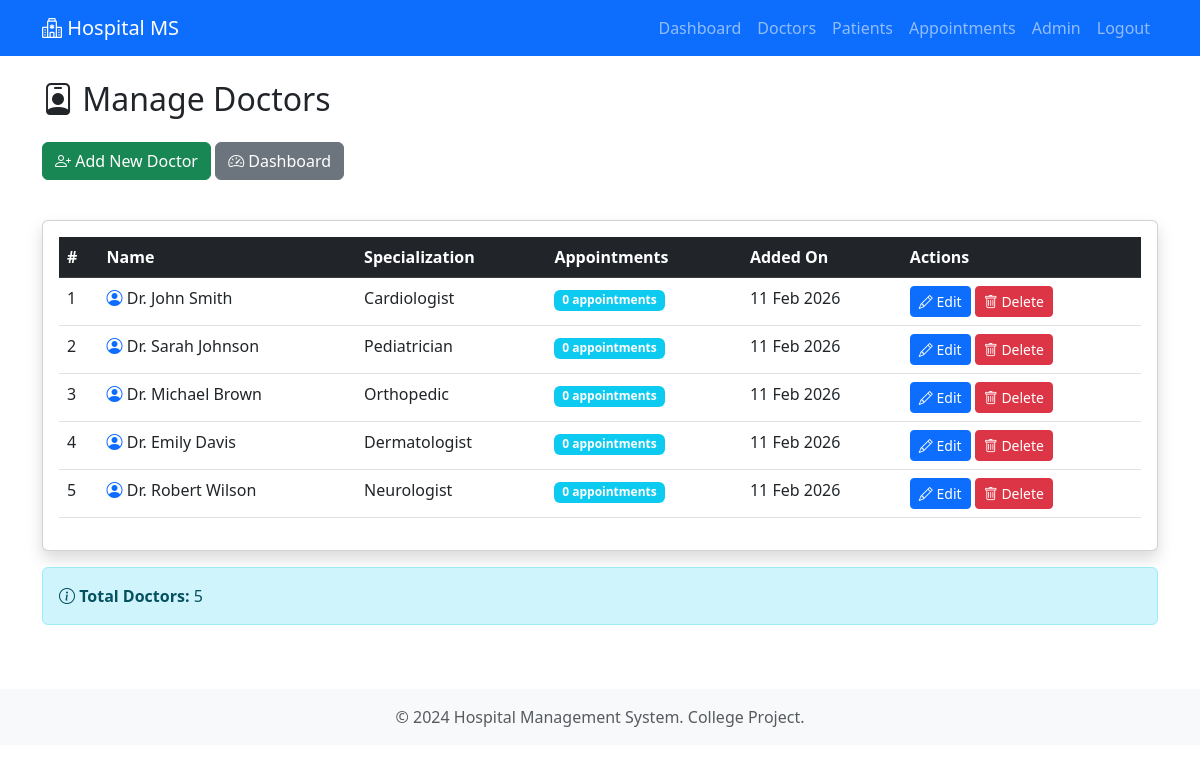
Before: /admin/doctors (signed in) with the older database file.
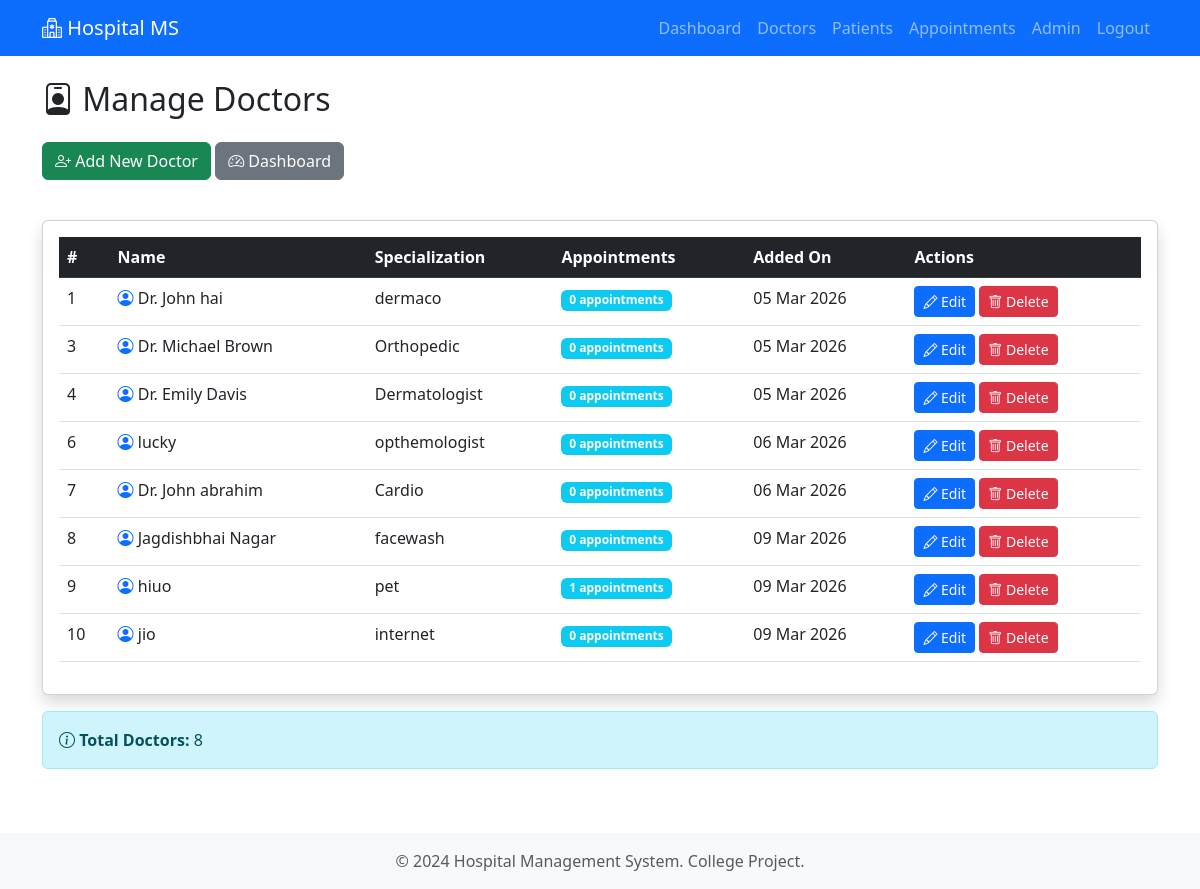
After: the same page with the newer database file.
### models.py (models this page shows, shortened)
class User(UserMixin, db.Model):
    __tablename__ = 'users'
    id = db.Column(db.Integer, primary_key=True)
    name = db.Column(db.String(100), nullable=False)
    email = db.Column(db.String(120), unique=True, nullable=False)
    password_hash = db.Column(db.String(255), nullable=False)
    role = db.Column(db.String(20), nullable=False, default='user')  # 'user' or 'admin'
    created_at = db.Column(db.DateTime, default=datetime.utcnow)
    appointments = db.relationship('Appointment', backref='patient', lazy=True, cascade='all, delete-orphan')
    @property
    def is_admin(self):
        return self.role == 'admin'

class Doctor(db.Model):
    __tablename__ = 'doctors'
    id = db.Column(db.Integer, primary_key=True)
    name = db.Column(db.String(100), nullable=False)
    specialization = db.Column(db.String(100), nullable=False)
    created_at = db.Column(db.DateTime, default=datetime.utcnow)
    appointments = db.relationship('Appointment', backref='doctor', lazy=True, cascade='all, delete-orphan')

### admin.py (the view)
@admin_bp.route('/doctors')
@login_required
@admin_required
def doctors():
    all_doctors = Doctor.query.all()
    return render_template('admin/doctors.html', doctors=all_doctors)

### admin.py (called while the page is built)
def admin_required(f):
    @wraps(f)
    def decorated_function(*args, **kwargs):
        if not current_user.is_admin:
            flash('Access denied. Admin privileges required.', 'danger')
            return redirect(url_for('user.dashboard'))
        return f(*args, **kwargs)
    return decorated_function

### app.py (called while the page is built)
@login_manager.user_loader
def load_user(user_id):
    return User.query.get(int(user_id))

### templates/admin/doctors.html (shortened to what this page needs)
{% extends "base.html" %}
{% block content %}
<div class="row">
    <div class="col-md-12">
        <h2 class="mb-4">
            <i class="bi bi-person-badge"></i> Manage Doctors
        </h2>
        <div class="mb-3">
            <a href="{{ url_for('admin.add_doctor') }}" class="btn btn-success">
                <i class="bi bi-person-plus"></i> Add New Doctor
            </a>
            <a href="{{ url_for('admin.dashboard') }}" class="btn btn-secondary">
                <i class="bi bi-speedometer2"></i> Dashboard
            </a>
        </div>
    </div>
</div>
<div class="row mt-4">
    <div class="col-md-12">
        {% if doctors %}
            <div class="card shadow">
                <div class="card-body">
                    <div class="table-responsive">
                        <table class="table table-hover">
                            <thead class="table-dark">
                                <tr>
                                    <th>#</th>
                                    <th>Name</th>
                                    <th>Specialization</th>
                                    <th>Appointments</th>
                                    <th>Added On</th>
                                    <th>Actions</th>
                                </tr>
                            </thead>
                            <tbody>
                                {% for doctor in doctors %}
                                <tr>
                                    <td>{{ doctor.id }}</td>
                                    <td><i class="bi bi-person-circle text-primary"></i> {{ doctor.name }}</td>
                                    <td>{{ doctor.specialization }}</td>
                                    <td>
                                        <span class="badge bg-info">{{ doctor.appointments|length }} appointments</span>
                                    </td>
                                    <td>{{ doctor.created_at.strftime('%d %b %Y') }}</td>
                                    <td>
                                        <a href="{{ url_for('admin.edit_doctor', doctor_id=doctor.id) }}"
                                           class="btn btn-sm btn-primary">
                                            <i class="bi bi-pencil"></i> Edit
                                        </a>
                                        <a href="{{ url_for('admin.delete_doctor', doctor_id=doctor.id) }}"
                                           class="btn btn-sm btn-danger"
                                           onclick="return confirm('Are you sure you want to delete Dr. {{ doctor.name }}? This action cannot be undone.')">
                                            <i class="bi bi-trash"></i> Delete
                                        </a>
                                    </td>
                                </tr>
                                {% endfor %}
                            </tbody>
                        </table>
                    </div>
                </div>
            </div>
            <div class="alert alert-info mt-3">
                <i class="bi bi-info-circle"></i> <strong>Total Doctors:</strong> {{ doctors|length }}
            </div>
        {% endif %}
    </div>
</div>
{% endblock %}

### templates/base.html (shortened to what this page needs)
<!DOCTYPE html>
<html lang="en">
<head>
    <link href="https://cdn.jsdelivr.net/npm/bootstrap@5.3.0/dist/css/bootstrap.min.css" rel="stylesheet">
    <link rel="stylesheet" href="https://cdn.jsdelivr.net/npm/bootstrap-icons@1.10.0/font/bootstrap-icons.css">
</head>
<body>
    <nav class="navbar navbar-expand-lg navbar-dark bg-primary">
        <div class="container">
            <a class="navbar-brand" href="{{ url_for('index') }}">
                <i class="bi bi-hospital"></i> Hospital MS
            </a>
            <div class="collapse navbar-collapse" id="navbarNav">
                <ul class="navbar-nav ms-auto">
                    {% if current_user.is_authenticated %}
                        {% if current_user.is_admin %}
                            <li class="nav-item">
                                <a class="nav-link" href="{{ url_for('admin.dashboard') }}">Dashboard</a>
                            </li>
                            <li class="nav-item">
                                <a class="nav-link" href="{{ url_for('admin.doctors') }}">Doctors</a>
                            </li>
                            <li class="nav-item">
                                <a class="nav-link" href="{{ url_for('admin.patients') }}">Patients</a>
                            </li>
                            <li class="nav-item">
                                <a class="nav-link" href="{{ url_for('admin.appointments') }}">Appointments</a>
                            </li>
                        {% endif %}
                        <li class="nav-item">
                            <span class="nav-link">{{ current_user.name }}</span>
                        </li>
                        <li class="nav-item">
                            <a class="nav-link" href="{{ url_for('auth.logout') }}">Logout</a>
                        </li>
                    {% endif %}
                </ul>
            </div>
        </div>
    </nav>
    <main class="container my-4">
        {% block content %}{% endblock %}
    </main>
    <footer class="bg-light text-center py-3 mt-5">
        <div class="container">
            <p class="text-muted mb-0">&copy; 2024 Hospital Management System. College Project.</p>
        </div>
    </footer>
</body>
</html>

Changed rows visible on the page:
removed Doctor: id "2", name "Dr. Sarah Johnson", specialization "Pediatrician", appointments|length "0", created_at "11 Feb 2026"
removed Doctor: id "5", name "Dr. Robert Wilson", specialization "Neurologist", appointments|length "0", created_at "11 Feb 2026"
changed Doctor id 1: name "Dr. John Smith" → "Dr. John hai"; specialization "Cardiologist" → "dermaco"; created_at "11 Feb 2026" → "05 Mar 2026"
changed Doctor "Dr. Michael Brown": created_at "11 Feb 2026" → "05 Mar 2026"
changed Doctor "Dr. Emily Davis": created_at "11 Feb 2026" → "05 Mar 2026"
added Doctor: id "6", name "lucky", specialization "opthemologist", appointments|length "0", created_at "06 Mar 2026"
added Doctor: id "7", name "Dr. John abrahim", specialization "Cardio", appointments|length "0", created_at "06 Mar 2026"
added Doctor: id "8", name "Jagdishbhai Nagar", specialization "facewash", appointments|length "0", created_at "09 Mar 2026"
added Doctor: id "9", name "hiuo", specialization "pet", appointments|length "1", created_at "09 Mar 2026"
added Doctor: id "10", name "jio", specialization "internet", appointments|length "0", created_at "09 Mar 2026"
Other visible differences:
{{ doctors|length }}: "5" → "8"
